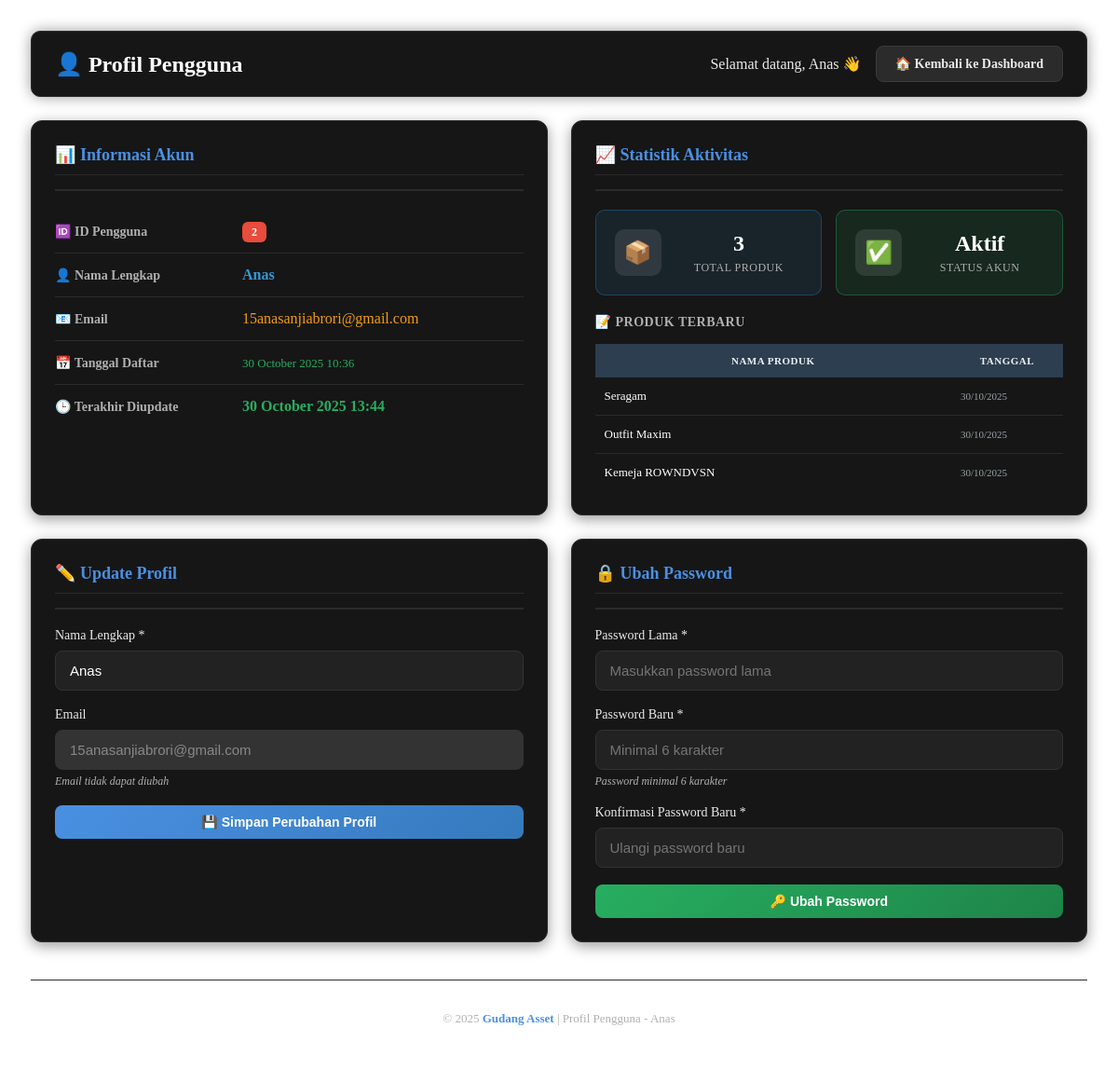
The page /dashboard/profile.php (signed in) on the database its author committed.
### tables this page shows
CREATE TABLE `users` (
  `id` int(11) NOT NULL,
  `full_name` varchar(150) NOT NULL,
  `email` varchar(255) NOT NULL,
  `password` varchar(255) NOT NULL,
  `status` enum('pending','active','suspended') DEFAULT 'pending',
  `activation_token` varchar(255) DEFAULT NULL,
  `reset_token` varchar(255) DEFAULT NULL,
  `reset_expires` datetime DEFAULT NULL,
  `created_at` datetime DEFAULT current_timestamp(),
  `updated_at` datetime DEFAULT NULL
);

CREATE TABLE `products` (
  `id` int(11) NOT NULL,
  `product_name` varchar(150) NOT NULL,
  `product_code` varchar(50) NOT NULL,
  `category` varchar(100) DEFAULT NULL,
  `stock` int(11) DEFAULT 0,
  `unit` varchar(50) DEFAULT NULL,
  `price` decimal(12,2) DEFAULT 0.00,
  `description` text DEFAULT NULL,
  `created_by` int(11) DEFAULT NULL,
  `created_at` datetime DEFAULT current_timestamp(),
  `updated_at` datetime DEFAULT NULL
);

### dashboard/profile.php (the view, shortened to what this page needs)
<?php
require_once __DIR__ . '/../includes/auth_check.php';
include __DIR__ . '/../includes/header.php';
$uid = $_SESSION['user_id'];
$stmt = $conn->prepare("SELECT id, full_name, email, created_at, updated_at FROM users WHERE id = ?");
$stmt->bind_param("i", $uid);
$stmt->execute();
$user = $stmt->get_result()->fetch_assoc();
$product_count = $conn->query("SELECT COUNT(*) as total FROM products WHERE created_by = $uid")->fetch_assoc()['total'];
$recent_products = $conn->query("SELECT product_name, created_at FROM products WHERE created_by = $uid ORDER BY created_at DESC LIMIT 3");
?>
<div class="main-content">
    <header class="topbar">
        <div class="header-content">
            <h1 class="header-title">👤 Profil Pengguna</h1>
            <div class="header-user">
                <span>Selamat datang, <?= htmlspecialchars($_SESSION['user_name']) ?> 👋</span>
                        <a href="../dashboard/index.php" class="btn btn-secondary">
                        🏠 Kembali ke Dashboard
                        </a>
            </div>
        </div>
    </header>
    <div class="profile-content-grid">
        <div class="profile-section">
            <div class="section-header">
                <h3>📊 Informasi Akun</h3>
            </div>
            <div class="table-responsive">
                <table class="profile-info-table">
                    <tbody>
                        <tr>
                            <td class="label-cell"><strong>🆔 ID Pengguna</strong></td>
                            <td class="value-cell">
                                <span class="user-id"><?= htmlspecialchars($user['id']) ?></span>
                            </td>
                        </tr>
                        <tr>
                            <td class="label-cell"><strong>👤 Nama Lengkap</strong></td>
                            <td class="value-cell">
                                <span class="user-name"><?= htmlspecialchars($user['full_name']) ?></span>
                            </td>
                        </tr>
                        <tr>
                            <td class="label-cell"><strong>📧 Email</strong></td>
                            <td class="value-cell">
                                <span class="user-email"><?= htmlspecialchars($user['email']) ?></span>
                            </td>
                        </tr>
                        <tr>
                            <td class="label-cell"><strong>📅 Tanggal Daftar</strong></td>
                            <td class="value-cell">
                                <span class="user-date"><?= date('d F Y H:i', strtotime($user['created_at'])) ?></span>
                            </td>
                        </tr>
                        <tr>
                            <td class="label-cell"><strong>🕒 Terakhir Diupdate</strong></td>
                            <td class="value-cell">
                                <span class="user-updated <?= $user['updated_at'] ? 'active' : 'inactive' ?>">
                                    <?= $user['updated_at'] ? date('d F Y H:i', strtotime($user['updated_at'])) : 'Belum pernah diupdate' ?>
                                </span>
                            </td>
                        </tr>
                    </tbody>
                </table>
            </div>
        </div>
        <div class="profile-section">
            <div class="section-header">
                <h3>📈 Statistik Aktivitas</h3>
            </div>
            <div class="stats-grid">
                <div class="stat-card primary">
                    <div class="stat-icon">📦</div>
                    <div class="stat-content">
                        <div class="stat-number"><?= $product_count ?></div>
                        <div class="stat-label">Total Produk</div>
                    </div>
                </div>
                <div class="stat-card success">
                    <div class="stat-icon">✅</div>
                    <div class="stat-content">
                        <div class="stat-number"><?= $user['updated_at'] ? 'Aktif' : 'Baru' ?></div>
                        <div class="stat-label">Status Akun</div>
                    </div>
                </div>
            </div>
            <?php if($product_count > 0): ?>
            <div class="recent-activity">
                <h4 class="recent-title">📝 Produk Terbaru</h4>
                <div class="table-responsive">
                    <table class="recent-products-table">
                        <thead>
                            <tr>
                                <th>Nama Produk</th>
                                <th width="100" class="text-center">Tanggal</th>
                            </tr>
                        </thead>
                        <tbody>
                            <?php while($product = $recent_products->fetch_assoc()): ?>
                                <tr>
                                    <td class="product-name-cell"><?= htmlspecialchars($product['product_name']) ?></td>
                                    <td class="text-center date-cell"><?= date('d/m/Y', strtotime($product['created_at'])) ?></td>
                                </tr>
                            <?php endwhile; ?>
                        </tbody>
                    </table>
                </div>
            </div>
            <?php endif; ?>
        </div>
        <div class="profile-section">
            <div class="section-header">
                <h3>✏️ Update Profil</h3>
            </div>
            <form method="post" action="" class="form-standard">
                <div class="form-group">
                    <label for="full_name">Nama Lengkap *</label>
                    <input id="full_name" name="full_name" type="text"
                           value="<?= htmlspecialchars($user['full_name']) ?>"
                           placeholder="Masukkan nama lengkap" required
                           class="form-input" />
                </div>
                <div class="form-group">
                    <label for="email_display">Email</label>
                    <input id="email_display" type="text"
                           value="<?= htmlspecialchars($user['email']) ?>"
                           disabled class="form-input disabled-field" />
                    <small class="form-help">Email tidak dapat diubah</small>
                </div>
                <button type="submit" name="update_profile" class="btn btn-primary btn-full">
                    💾 Simpan Perubahan Profil
                </button>
            </form>
        </div>
        <div class="profile-section">
            <div class="section-header">
                <h3>🔒 Ubah Password</h3>
            </div>
            <form method="post" action="" class="form-standard">
                <div class="form-group">
                    <label for="old_password">Password Lama *</label>
                    <input id="old_password" name="old_password" type="password"
                           placeholder="Masukkan password lama" required
                           class="form-input" />
                </div>
                <div class="form-group">
                    <label for="password">Password Baru *</label>
                    <input id="password" name="password" type="password"
                           placeholder="Minimal 6 karakter" required
                           class="form-input" />
                    <small class="form-help">Password minimal 6 karakter</small>
                </div>
                <div class="form-group">
                    <label for="cpassword">Konfirmasi Password Baru *</label>
                    <input id="cpassword" name="cpassword" type="password"
                           placeholder="Ulangi password baru" required
                           class="form-input" />
                </div>
                <button type="submit" name="change_pass" class="btn btn-success btn-full">
                    🔑 Ubah Password
                </button>
            </form>
        </div>
    </div>
    <footer class="main-footer">
        <div class="footer-content">
            <p>&copy; 2025 <strong>Gudang Asset</strong> | Profil Pengguna - <?= htmlspecialchars($user['full_name']) ?></p>
        </div>
    </footer>
</div>

### rows shown on the page
users: id "2", full_name "Anas", email "15anasanjiabrori@gmail.com", created_at "30 October 2025 10:36", updated_at "30 October 2025 13:44"
products: product_name "Seragam", created_at "30/10/2025"
products: product_name "Outfit Maxim", created_at "30/10/2025"
products: product_name "Kemeja ROWNDVSN", created_at "30/10/2025"

### other values the page prints
$_SESSION['user_name'] "Anas"
$product_count "3"
